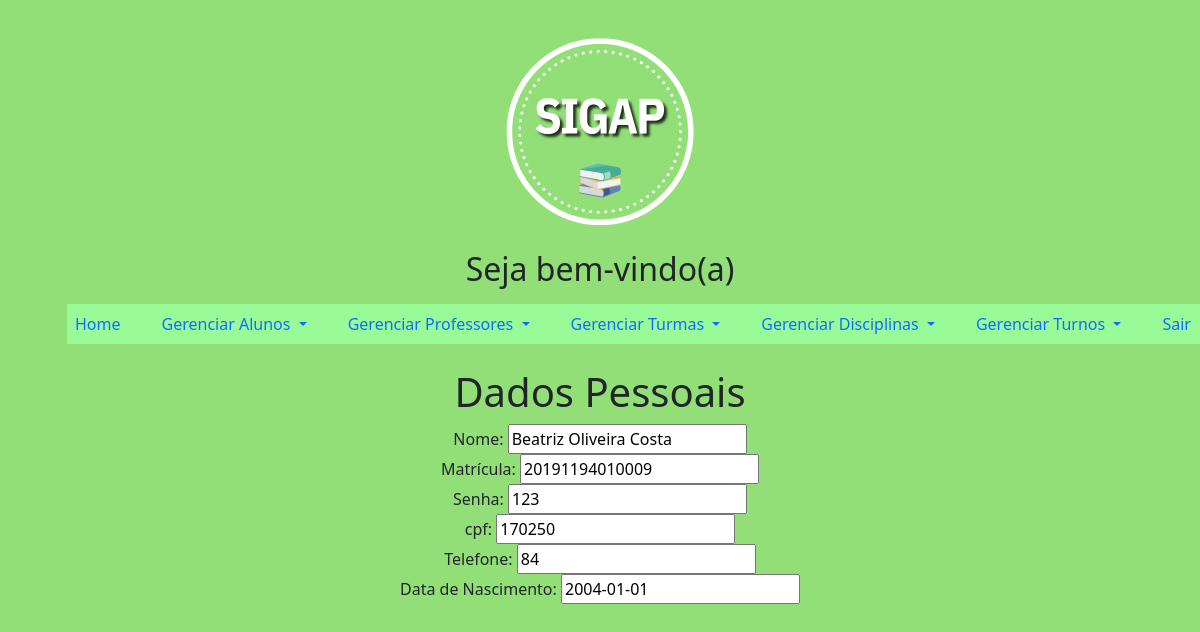
/principalAdmin.php?page=infoUsuario&idAluno=1, run on the app's committed database.
### tables this page shows
CREATE TABLE `aluno` (
  `idAluno` int(11) NOT NULL,
  `nome` varchar(45) NOT NULL,
  `matrícula` varchar(15) NOT NULL,
  `senha` varchar(45) NOT NULL,
  `cpf` varchar(20) NOT NULL,
  `telefone` varchar(20) NOT NULL,
  `data_nascimento` date NOT NULL
);

### infoUsuario.php (the view, shortened to what this page needs)
<?php
include_once('conexao.php');
    $sql = "SELECT * FROM aluno WHERE idAluno=".$_REQUEST['idAluno'];
	$res = $mysqli->query($sql);
	$row = $res->fetch_object();
?>
<div class="row">
    <div class="col-12">
        <h1>Dados Pessoais</h1>
            <div>
                <label>Nome:</label>
                <input value="<?php print $row->nome ?>">
            </div>
            <div>
                <label>Matrícula:</label>
                <input value="<?php print $row->matrícula ?>">
            </div>
            <div>
                <label>Senha:</label>
                <input value="<?php print $row->senha ?>">
            </div>
            <div>
                <label>cpf:</label>
                <input value="<?php print $row->cpf ?>">
            </div>
			<div>
                <label>Telefone:</label>
                <input value="<?php print $row->telefone ?>">
            </div>
			<div>
                <label>Data de Nascimento:</label>
                <input value="<?php print $row->data_nascimento ?>">
            </div>
    </div>
</div>

### principalAdmin.php (style rules this page uses)
body { background-color: #91DF76; }
.row { text-align: center; }

### data on the page
aluno: nome "Beatriz Oliveira Costa", matrícula "20191194010009", senha "123", cpf "170250", telefone "84", data_nascimento "2004-01-01"
